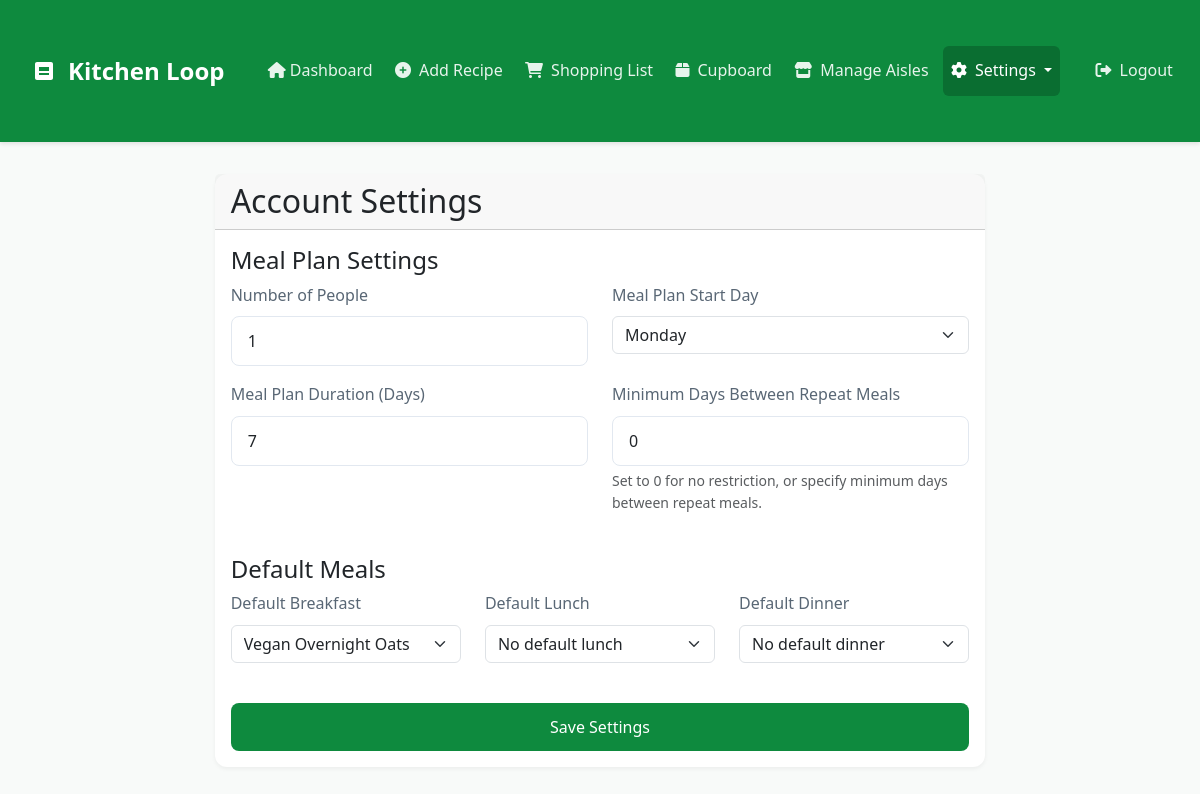
/settings (signed in), run on the app's committed database.
### app.py (models this page shows, shortened)
class AccountSettings(db.Model):
    id = db.Column(db.Integer, primary_key=True)
    account_id = db.Column(db.Integer, db.ForeignKey('account.id'), nullable=False)
    num_people = db.Column(db.Integer, default=1)
    meal_plan_start_day = db.Column(db.String(10), default='Monday')  # Monday, Tuesday, etc.
    meal_plan_duration = db.Column(db.Integer, default=7)  # Number of days
    meal_repeat_interval = db.Column(db.Integer, default=0)  # 0 means no restriction, otherwise number of days
    default_breakfast_id = db.Column(db.Integer, db.ForeignKey('recipe.id'))
    default_lunch_id = db.Column(db.Integer, db.ForeignKey('recipe.id'))
    default_dinner_id = db.Column(db.Integer, db.ForeignKey('recipe.id'))
    account = db.relationship('Account', backref=db.backref('settings', uselist=False))
    default_breakfast = db.relationship('Recipe', foreign_keys=[default_breakfast_id])
    default_lunch = db.relationship('Recipe', foreign_keys=[default_lunch_id])
    default_dinner = db.relationship('Recipe', foreign_keys=[default_dinner_id])

class Recipe(db.Model):
    id = db.Column(db.Integer, primary_key=True)
    name = db.Column(db.String(150), nullable=False, unique=True)
    source_link = db.Column(db.String(500), nullable=True)
    method = db.Column(db.Text, nullable=True) # Optional
    servings = db.Column(db.Integer, nullable=False)
    is_breakfast = db.Column(db.Boolean, default=False, nullable=False)
    is_lunch = db.Column(db.Boolean, default=False, nullable=False)
    is_dinner = db.Column(db.Boolean, default=False, nullable=False)
    ingredients = db.relationship('Ingredient', backref='recipe', lazy=True, cascade="all, delete-orphan")
    account_id = db.Column(db.Integer, db.ForeignKey('account.id'), nullable=True)
    is_public = db.Column(db.Boolean, default=False, nullable=False)
    created_by = db.Column(db.Integer, db.ForeignKey('user.id'), nullable=True)
    created_at = db.Column(db.DateTime, default=datetime.utcnow, nullable=False)
    updated_at = db.Column(db.DateTime, default=datetime.utcnow, onupdate=datetime.utcnow, nullable=False)

### app.py (the view, shortened to what this page needs)
@app.route('/settings', methods=['GET', 'POST'])
@login_required
def settings():
    account = current_user.accounts.first()
    if not account:
        flash('No account found.', 'error')
        return redirect(url_for('dashboard'))
    settings = account.settings
    breakfast_recipes = Recipe.query.filter_by(is_breakfast=True).all()
    lunch_recipes = Recipe.query.filter_by(is_lunch=True).all()
    dinner_recipes = Recipe.query.filter_by(is_dinner=True).all()
    return render_template('settings.html',
                         settings=settings,
                         breakfast_recipes=breakfast_recipes,
                         lunch_recipes=lunch_recipes,
                         dinner_recipes=dinner_recipes)

### app.py (called while the page is built)
@login_manager.user_loader
def load_user(user_id):
    return User.query.get(int(user_id))

### templates/settings.html (shortened to what this page needs)
{% extends "base.html" %}
{% block content %}
<div class="row justify-content-center">
    <div class="col-md-8">
        <div class="card">
            <div class="card-header">
                <h2 class="mb-0">Account Settings</h2>
            </div>
            <div class="card-body">
                <form method="POST" class="needs-validation" novalidate>
                    <div class="mb-4">
                        <h4>Meal Plan Settings</h4>
                        <div class="row">
                            <div class="col-md-6 mb-3">
                                <label for="num_people" class="form-label">Number of People</label>
                                <input type="number" class="form-control" id="num_people" name="num_people"
                                       value="{{ settings.num_people }}" min="1" required>
                            </div>
                            <div class="col-md-6 mb-3">
                                <label for="meal_plan_start_day" class="form-label">Meal Plan Start Day</label>
                                <select class="form-select" id="meal_plan_start_day" name="meal_plan_start_day" required>
                                    {% for day in ['Monday', 'Tuesday', 'Wednesday', 'Thursday', 'Friday', 'Saturday', 'Sunday'] %}
                                    <option value="{{ day }}" {% if settings.meal_plan_start_day == day %}selected{% endif %}>
                                        {{ day }}
                                    </option>
                                    {% endfor %}
                                </select>
                            </div>
                            <div class="col-md-6 mb-3">
                                <label for="meal_plan_duration" class="form-label">Meal Plan Duration (Days)</label>
                                <input type="number" class="form-control" id="meal_plan_duration" name="meal_plan_duration"
                                       value="{{ settings.meal_plan_duration }}" min="1" max="31" required>
                            </div>
                            <div class="col-md-6 mb-3">
                                <label for="meal_repeat_interval" class="form-label">Minimum Days Between Repeat Meals</label>
                                <input type="number" class="form-control" id="meal_repeat_interval" name="meal_repeat_interval"
                                       value="{{ settings.meal_repeat_interval }}" min="0" max="31">
                                <div class="form-text">Set to 0 for no restriction, or specify minimum days between repeat meals.</div>
                            </div>
                        </div>
                    </div>
                    <div class="mb-4">
                        <h4>Default Meals</h4>
                        <div class="row">
                            <div class="col-md-4 mb-3">
                                <label for="default_breakfast" class="form-label">Default Breakfast</label>
                                <select class="form-select" id="default_breakfast" name="default_breakfast_id">
                                    {% for recipe in breakfast_recipes %}
                                    <option value="{{ recipe.id }}" {% if settings.default_breakfast_id == recipe.id %}selected{% endif %}>
                                        {{ recipe.name }}
                                    </option>
                                    {% endfor %}
                                </select>
                            </div>
                            <div class="col-md-4 mb-3">
                                <label for="default_lunch" class="form-label">Default Lunch</label>
                                <select class="form-select" id="default_lunch" name="default_lunch_id">
                                    <option value="">No default lunch</option>
                                </select>
                            </div>
                            <div class="col-md-4 mb-3">
                                <label for="default_dinner" class="form-label">Default Dinner</label>
                                <select class="form-select" id="default_dinner" name="default_dinner_id">
                                    <option value="">No default dinner</option>
                                </select>
                            </div>
                        </div>
                    </div>
                    <div class="d-grid gap-2">
                        <button type="submit" class="btn btn-primary">Save Settings</button>
                    </div>
                </form>
            </div>
        </div>
    </div>
</div>
{% endblock %}

### templates/base.html (style rules this page uses)
:root { --brand-primary: #0E8A3E; --brand-secondary: #0A6E31; --brand-light: #E8F5E9; --brand-dark: #064023; --text-primary: #2C3E50; --text-secondary: #596775; --background-light: #F8FAF9; }
body { background-color: var(--background-light); font-family: 'Segoe UI', Tahoma, Geneva, Verdana, sans-serif; color: var(--text-primary); line-height: 1.6; }
.card { border: none; border-radius: 12px; box-shadow: 0 2px 4px rgba(0,0,0,0.05); transition: transform 0.2s ease, box-shadow 0.2s ease; background-color: white; margin-bottom: 1.5rem; }
.btn-primary { background-color: var(--brand-primary); border: none; padding: 0.75rem 1.5rem; font-weight: 500; border-radius: 8px; transition: all 0.3s ease; }
.form-control { padding: 0.75rem 1rem; border-radius: 8px; border: 1px solid #E2E8F0; font-size: 1rem; transition: all 0.3s ease; }
.form-label { font-weight: 500; color: var(--text-secondary); margin-bottom: 0.5rem; }

### data on the page
AccountSettings: num_people "1", meal_plan_start_day "Monday", meal_plan_duration "7", meal_repeat_interval "0", default_breakfast_id "Vegan Overnight Oats"
